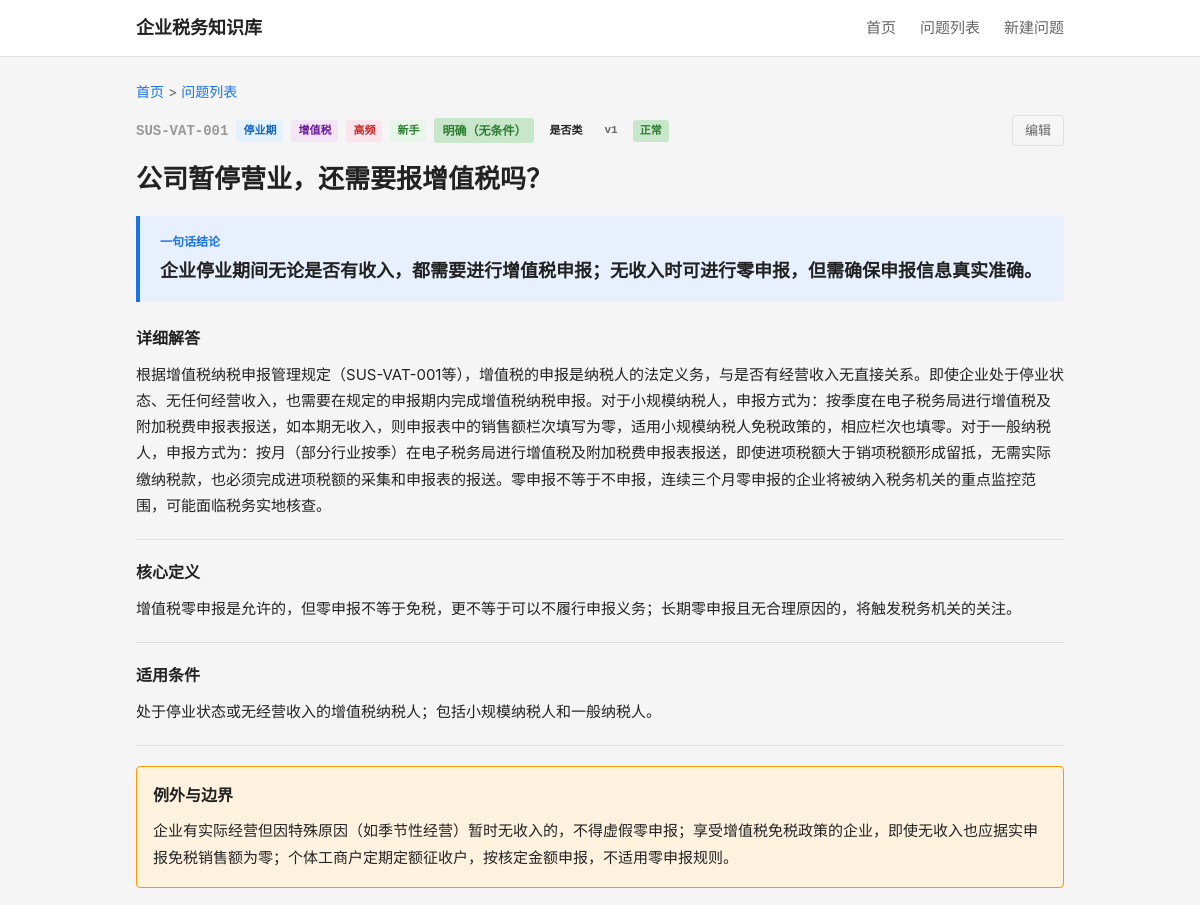
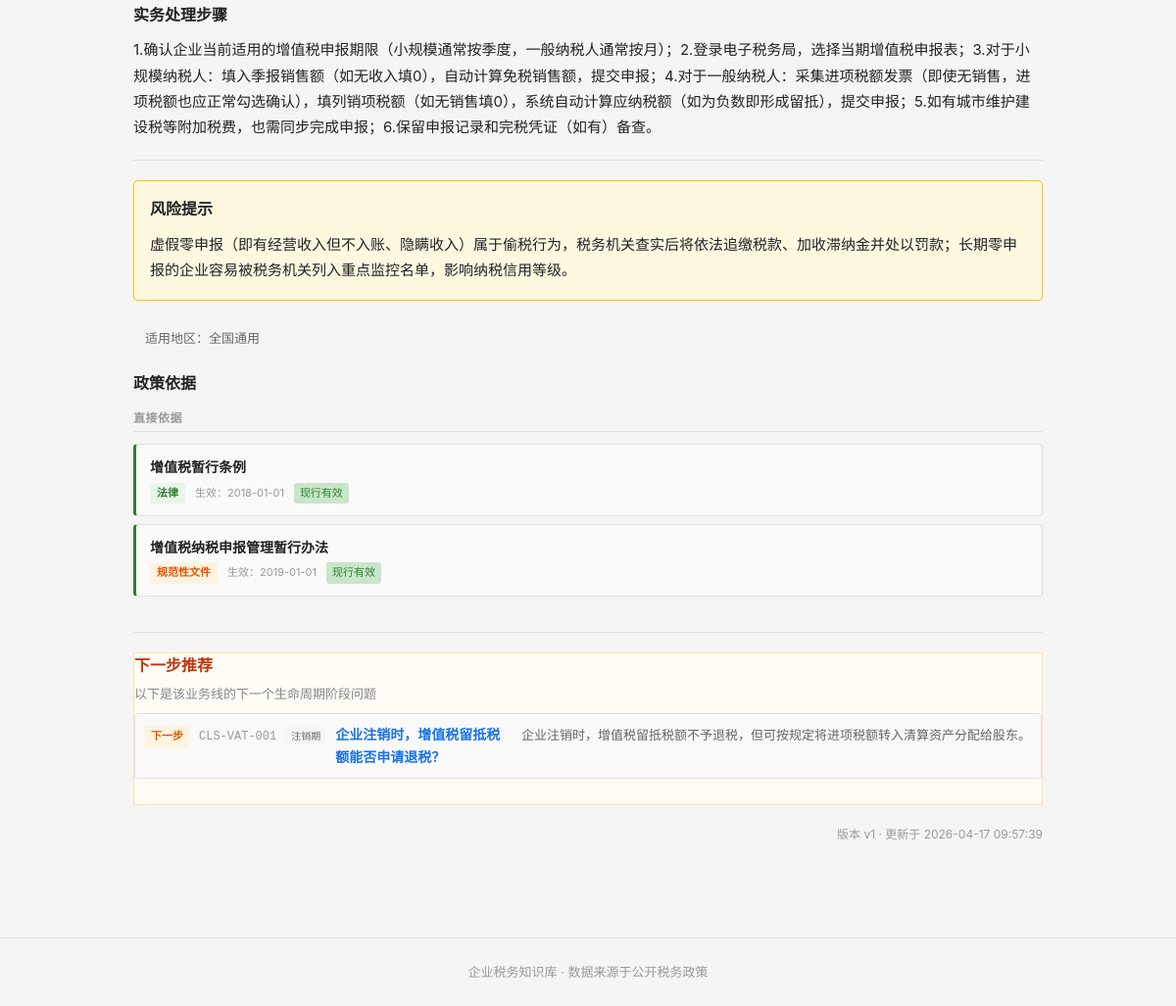
The page /question/SUS-VAT-001 on the database its author committed (2 pictures, top to bottom).
### tables this page shows
CREATE TABLE question_master (
    id              INTEGER PRIMARY KEY AUTOINCREMENT,
    question_code   TEXT NOT NULL UNIQUE,
    question_title  TEXT NOT NULL,
    question_plain  TEXT NOT NULL,

    -- 分类
    stage_code      TEXT NOT NULL,
    module_code     TEXT NOT NULL,
    question_type   TEXT NOT NULL,

    -- 答案
    one_line_answer TEXT NOT NULL,
    detailed_answer TEXT,
    core_definition TEXT,

    -- 条件与边界
    applicable_conditions TEXT,
    exceptions_boundary   TEXT,

    -- 实务
    practical_steps TEXT,
    risk_warning    TEXT,

    -- 适用范围
    scope_level     TEXT NOT NULL DEFAULT 'scope_national',
    local_region    TEXT,

    -- 确定性
    answer_certainty TEXT NOT NULL DEFAULT 'certain_clear',

    -- 元数据
    keywords        TEXT,
    high_frequency_flag INTEGER NOT NULL DEFAULT 0,
    newbie_flag     INTEGER NOT NULL DEFAULT 0,

    -- 版本管理
    status          TEXT NOT NULL DEFAULT 'draft',
    version_no      INTEGER NOT NULL DEFAULT 1,

    -- 审计字段
    created_at      TEXT NOT NULL DEFAULT (datetime('now')),
    updated_at      TEXT NOT NULL DEFAULT (datetime('now'))
);

CREATE TABLE question_policy_link (
    id              INTEGER PRIMARY KEY AUTOINCREMENT,
    question_id     INTEGER NOT NULL,
    policy_id       INTEGER NOT NULL,
    support_type    TEXT NOT NULL,
    support_note    TEXT,
    display_order   INTEGER NOT NULL DEFAULT 1,

    FOREIGN KEY (question_id) REFERENCES question_master(id) ON DELETE CASCADE,
    FOREIGN KEY (policy_id)   REFERENCES policy_basis(id)    ON DELETE CASCADE
);

CREATE TABLE policy_basis (
    id              INTEGER PRIMARY KEY AUTOINCREMENT,
    policy_code     TEXT NOT NULL UNIQUE,
    policy_name     TEXT NOT NULL,
    document_no     TEXT,
    article_ref     TEXT,

    -- 政策层级
    policy_level    TEXT NOT NULL,

    -- 有效期
    effective_date  TEXT,
    expiry_date     TEXT,
    current_status  TEXT NOT NULL DEFAULT 'effective',

    -- 内容摘要
    policy_summary  TEXT,
    raw_quote_short TEXT,

    -- 适用范围
    region_scope    TEXT DEFAULT 'national',

    -- 备注
    remarks         TEXT,

    -- 审计字段
    created_at      TEXT NOT NULL DEFAULT (datetime('now')),
    updated_at      TEXT NOT NULL DEFAULT (datetime('now'))
);

### backend/app.py (the view)
    @app.route('/question/<question_code>')
    def question_detail(question_code):
        from services.question_service import QuestionService
        svc = QuestionService()
        detail = svc.get_question_detail(question_code)
        if not detail:
            return "问题不存在", 404
        stages = svc.get_stages()
        modules = svc.get_modules()
        return render_template('detail.html',
                               detail=detail, stages=stages, modules=modules)

### backend/services/question_service.py (called while the page is built)
    def _query(self, sql, params=None):
        conn = sqlite3.connect(self.db_path)
        conn.execute("PRAGMA foreign_keys = ON")
        conn.row_factory = sqlite3.Row
        cur = conn.cursor()
        if params:
            cur.execute(sql, params)
        else:
            cur.execute(sql)
        rows = cur.fetchall()
        conn.close()
        return [dict(r) for r in rows]

    def _query_one(self, sql, params=None):
        rows = self._query(sql, params)
        return rows[0] if rows else None

    def get_stages(self):
        return self._query("""
            SELECT tag_code, tag_name
            FROM tag_dict
            WHERE tag_category = 'stage'
            ORDER BY display_order
        """)

    def get_modules(self):
        return self._query("""
            SELECT tag_code, tag_name
            FROM tag_dict
            WHERE tag_category = 'module'
            ORDER BY display_order
        """)

### frontend/templates/detail.html (shortened to what this page needs)
{% extends "base.html" %}
{% macro certainty_label(code) %}
    {% if code == 'certain_clear' %}<span class="certainty-tag clear">明确（无条件）</span>
    {% elif code == 'certain_conditional' %}<span class="certainty-tag condition">有条件</span>
    {% elif code == 'certain_dispute' %}<span class="certainty-tag dispute">有争议</span>
    {% elif code == 'certain_practice' %}<span class="certainty-tag practice">实务做法</span>
    {% else %}<span class="certainty-tag">{{ code }}</span>{% endif %}
{% endmacro %}
{% macro policy_level_label(code) %}{{ {'level_law':'法律','level_admin':'行政法规','level_department':'部门规章','level_bulletin':'规范性文件','level_local':'地方文件'}.get(code, code or '') }}{% endmacro %}
{% macro question_type_label(code) %}
{%- if code == 'type_whether' -%}是否类
{%- elif code == 'type_how' -%}怎么办类
{%- elif code == 'type_define' -%}定义类
{%- elif code == 'type_risk' -%}风险类
{%- elif code == 'type_time' -%}时限类
{%- elif code == 'type_why' -%}为什么类
{%- elif code == 'type_what' -%}是什么类
{%- elif code == 'type_clarify' -%}是否类
{%- elif code == 'type_steps' -%}怎么办类
{%- else -%}{{ code }}{%- endif -%}
{% endmacro %}
{% macro status_label(code) %}
    {% if code == 'active' %}正常
    {% elif code == 'draft' %}草稿
    {% elif code == 'pending' %}待复核
    {% elif code == 'archived' %}归档
    {% elif code == 'obsolete' %}过时
    {% else %}{{ code }}{% endif %}
{% endmacro %}
{% macro stage_label(code) %}
    {%- if code == 'SET' -%}设立期
    {%- elif code == 'OPR' -%}开业期
    {%- elif code == 'CHG' -%}变更期
    {%- elif code == 'RSK' -%}风险期
    {%- elif code == 'SUS' -%}停业期
    {%- elif code == 'CLS' -%}注销期
    {%- else -%}{{ code }}{%- endif -%}
{% endmacro %}
{% macro module_label(code) %}
    {%- if code == 'REG' -%}登记设立
    {%- elif code == 'DEC' -%}申报纳税
    {%- elif code == 'INV' -%}发票管理
    {%- elif code == 'VAT' -%}增值税
    {%- elif code == 'IIT' -%}个人所得税
    {%- elif code == 'CIT' -%}企业所得税
    {%- elif code == 'SSF' -%}社保公积金
    {%- elif code == 'CHG' -%}变更登记
    {%- elif code == 'CLEAR' -%}清税注销
    {%- elif code == 'RISK' -%}风险应对
    {%- elif code == 'FEE' -%}成本费用
    {%- elif code == 'PREF' -%}优惠政策
    {%- elif code == 'ETAX' -%}电子税务
    {%- else -%}{{ code }}{%- endif -%}
{% endmacro %}
{% block main %}
<div class="detail-header">
    <div class="breadcrumb">
        <a href="/">首页</a> &gt; <a href="/questions">问题列表</a>
    </div>
    <div class="question-meta-top">
        <span class="q-code-lg">{{ detail.question_code }}</span>
        <span class="q-badge stage">{{ stage_label(detail.stage_code) }}</span>
        <span class="q-badge module">{{ module_label(detail.module_code) }}</span>
        {% if detail.high_frequency_flag %}
        <span class="q-badge hf">高频</span>
        {% endif %}
        {% if detail.newbie_flag %}
        <span class="q-badge newbie">新手</span>
        {% endif %}
        {{ certainty_label(detail.answer_certainty) }}
        <span class="q-badge">{{ question_type_label(detail.question_type) }}</span>
        <span class="q-badge version">v{{ detail.version_no }}</span>
        <span class="q-badge status-{{ detail.status }}">{{ status_label(detail.status) }}</span>
        <a href="/question/{{ detail.question_code }}/edit" class="edit-btn">编辑</a>
    </div>
</div>
<h1 class="detail-title">{{ detail.question_plain if detail.question_plain else detail.question_title }}</h1>
<div class="answer-box">
    <div class="answer-label">一句话结论</div>
    <div class="answer-content">{{ detail.one_line_answer }}</div>
</div>
{% if detail.detailed_answer %}
<div class="detail-section">
    <h3>详细解答</h3>
    <div class="detail-text">{{ detail.detailed_answer }}</div>
</div>
{% endif %}
{% if detail.core_definition %}
<div class="detail-section">
    <h3>核心定义</h3>
    <div class="detail-text">{{ detail.core_definition }}</div>
</div>
{% endif %}
{% if detail.applicable_conditions %}
<div class="detail-section">
    <h3>适用条件</h3>
    <div class="detail-text">{{ detail.applicable_conditions }}</div>
</div>
{% endif %}
{% if detail.exceptions_boundary %}
<div class="detail-section exception">
    <h3>例外与边界</h3>
    <div class="detail-text">{{ detail.exceptions_boundary }}</div>
</div>
{% endif %}
{% if detail.practical_steps %}
<div class="detail-section">
    <h3>实务处理步骤</h3>
    <div class="detail-text">{{ detail.practical_steps }}</div>
</div>
{% endif %}
{% if detail.risk_warning %}
<div class="detail-section warning">
    <h3>风险提示</h3>
    <div class="detail-text">{{ detail.risk_warning }}</div>
</div>
{% endif %}
{% if detail.scope_level == 'scope_national' %}
<div class="scope-note">适用地区：全国通用</div>
{% elif detail.scope_level == 'scope_local' %}
<div class="scope-note">适用地区：地方口径</div>
{% elif detail.scope_level == 'scope_mixed' %}
<div class="scope-note">适用地区：混合口径</div>
{% elif detail.local_region %}
<div class="scope-note local">地区：{{ detail.local_region }}</div>
{% endif %}
{% if detail.policies %}
{% set direct_policies = [] %}
{% set procedure_policies = [] %}
{% set other_policies = [] %}
{% for p in detail.policies %}
    {% if p.support_type == 'support_direct' %}{% do direct_policies.append(p) %}{% endif %}
    {% if p.support_type == 'support_procedure' %}{% do procedure_policies.append(p) %}{% endif %}
    {% if p.support_type not in ['support_direct', 'support_procedure'] %}{% do other_policies.append(p) %}{% endif %}
{% endfor %}
<div class="detail-section policies-section">
    <h3>政策依据</h3>
    {% if direct_policies %}
    <div class="policy-group">
        <div class="policy-group-label">直接依据</div>
        <ul class="policy-list">
            {% for p in direct_policies %}
            <li class="policy-item type-direct">
                <div class="policy-title">
                    {{ p.policy_name }}
                </div>
                <div class="policy-meta">
                    <span class="policy-level-badge level-{{ p.policy_level }}">{{ policy_level_label(p.policy_level) }}</span>
                    {% if p.effective_date %}<span class="policy-effective">生效：{{ p.effective_date }}</span>{% endif %}
                    {% if p.current_status == 'pol_effective' %}<span class="policy-stat effective">现行有效</span>
                    {% elif p.current_status == 'pol_expired' %}<span class="policy-stat expired">已失效</span>
                    {% elif p.current_status == 'pol_partial' %}<span class="policy-stat partial">部分失效</span>{% endif %}
                </div>
            </li>
            {% endfor %}
        </ul>
    </div>
    {% endif %}
</div>
{% endif %}
{% if detail.next_step_questions %}
<div class="detail-section next-step">
    <h3>下一步推荐</h3>
    <p class="next-step-hint">以下是该业务线的下一个生命周期阶段问题</p>
    <ul class="relation-list">
        {% for r in detail.next_step_questions %}
        <li>
            <a href="/question/{{ r.question_code }}" class="relation-link">
                <span class="rel-type-badge type-next">下一步</span>
                <span class="rel-code">{{ r.question_code }}</span>
                <span class="rel-stage-badge">{{ stage_label(r.stage_code) }}</span>
                <span class="rel-title">{{ r.question_title }}</span>
                <span class="rel-answer">{{ r.one_line_answer }}</span>
            </a>
        </li>
        {% endfor %}
    </ul>
</div>
{% endif %}
<div class="detail-footer">
    <span>版本 v{{ detail.version_no }} · 更新于 {{ detail.updated_at }}</span>
</div>
{% endblock %}

### rows shown on the page
question_master: question_code "SUS-VAT-001", version_no "1", question_plain "公司暂停营业，还需要报增值税吗？", one_line_answer "企业停业期间无论是否有收入，都需要进行增值税申报；无收入时可进行零申报，但需确保申报信息真实准确。", detailed_answer "根据增值税纳税申报管理规定（SUS-VAT-001等），增值税的申报是纳税人的法定义务，与是否有经营收入无直接关系。即使企业处于停业状态、无任何经营收入，也需要在规定的申报期内完成增值税纳税申报。对于小规模纳税人，申报方式为：按季度在电子税务局进行增值税及附加税费申报表报送，如本期无收入，则申报表中的销售额栏次填写为零，适用小规模纳税人免税政策的，相应栏次也填零。对于一般纳税人，申报方式为：按月（部分行业按季）在电子税务局进行增值税及附加税费申报表报送，即使进项税额大于销项税额形成留抵，无需实际缴纳税款，也必须完成进项税额的采集和申报表的报送。零申报不等于不申报，连续三个月零申报的企业将被纳入税务机关的重点监控范围，可能面临税务实地核查。", core_definition "增值税零申报是允许的，但零申报不等于免税，更不等于可以不履行申报义务；长期零申报且无合理原因的，将触发税务机关的关注。", applicable_conditions "处于停业状态或无经营收入的增值税纳税人；包括小规模纳税人和一般纳税人。", exceptions_boundary "企业有实际经营但因特殊原因（如季节性经营）暂时无收入的，不得虚假零申报；享受增值税免税政策的企业，即使无收入也应据实申报免税销售额为零；个体工商户定期定额征收户，按核定金额申报，不适用零申报规则。", practical_steps "1.确认企业当前适用的增值税申报期限（小规模通常按季度，一般纳税人通常按月）；2.登录电子税务局，选择当期增值税申报表；3.对于小规模纳税人：填入季报销售额（如无收入填0），自动计算免税销售额，提交申报；4.对于一般纳税人：采集进项税额发票（即使无销售，进项税额也应正常勾选确认），填列销项税额（如无销售填0），系统自动计算应纳税额（如为负数即形成留抵），提交申报；5.如有城市维护建设税等附加税费，也需同步完成申报；6.保留申报记录和完税凭证（如有）备查。", risk_warning "虚假零申报（即有经营收入但不入账、隐瞒收入）属于偷税行为，税务机关查实后将依法追缴税款、加收滞纳金并处以罚款；长期零申报的企业容易被税务机关列入重点监控名单，影响纳税信用等级。", updated_at "2026-04-17 09:57:39"
question_policy_link: policy_name "增值税暂行条例", effective_date "2018-01-01"
policy_basis: policy_level "法律"
question_policy_link: policy_name "增值税纳税申报管理暂行办法", effective_date "2019-01-01"
policy_basis: policy_level "规范性文件"
question_master: question_code "CLS-VAT-001", stage_code "注销期", question_title "企业注销时，增值税留抵税额能否申请退税？", one_line_answer "企业注销时，增值税留抵税额不予退税，但可按规定将进项税额转入清算资产分配给股东。"
